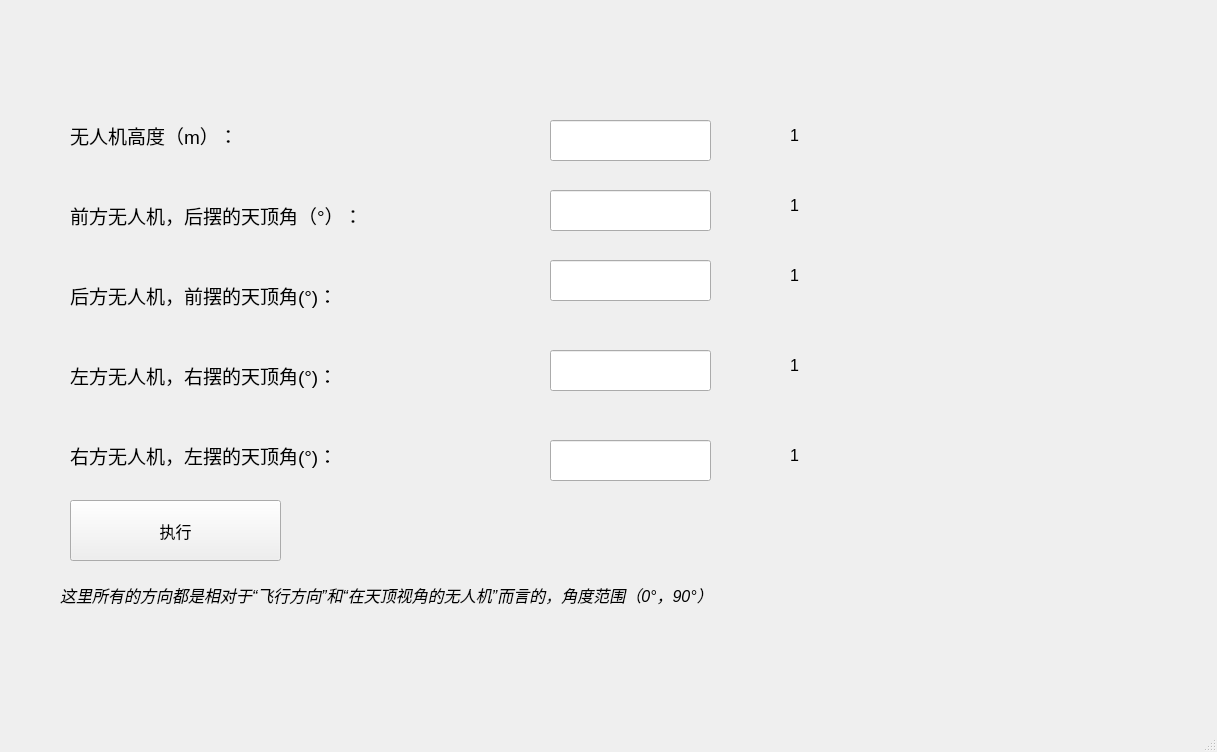
<?xml version="1.0" encoding="UTF-8"?>
<ui version="4.0">
 <class>MainWindow</class>
 <widget class="QMainWindow" name="MainWindow">
  <property name="geometry">
   <rect>
    <x>0</x>
    <y>0</y>
    <width>1217</width>
    <height>752</height>
   </rect>
  </property>
  <property name="minimumSize">
   <size>
    <width>1217</width>
    <height>752</height>
   </size>
  </property>
  <property name="maximumSize">
   <size>
    <width>1217</width>
    <height>752</height>
   </size>
  </property>
  <property name="windowTitle">
   <string>MainWindow</string>
  </property>
  <widget class="QWidget" name="centralwidget">
   <widget class="QLabel" name="label">
    <property name="geometry">
     <rect>
      <x>70</x>
      <y>110</y>
      <width>341</width>
      <height>51</height>
     </rect>
    </property>
    <property name="text">
     <string>&lt;html&gt;&lt;head/&gt;&lt;body&gt;&lt;p&gt;&lt;span style=&quot; font-size:14pt;&quot;&gt;无人机高度（m）：&lt;/span&gt;&lt;/p&gt;&lt;/body&gt;&lt;/html&gt;</string>
    </property>
   </widget>
   <widget class="QLabel" name="label_2">
    <property name="geometry">
     <rect>
      <x>70</x>
      <y>190</y>
      <width>361</width>
      <height>51</height>
     </rect>
    </property>
    <property name="text">
     <string>&lt;html&gt;&lt;head/&gt;&lt;body&gt;&lt;p&gt;&lt;span style=&quot; font-size:14pt;&quot;&gt;前方无人机，后摆的天顶角（°）：&lt;/span&gt;&lt;/p&gt;&lt;/body&gt;&lt;/html&gt;</string>
    </property>
   </widget>
   <widget class="QLabel" name="label_3">
    <property name="geometry">
     <rect>
      <x>70</x>
      <y>270</y>
      <width>341</width>
      <height>51</height>
     </rect>
    </property>
    <property name="text">
     <string>&lt;html&gt;&lt;head/&gt;&lt;body&gt;&lt;p&gt;&lt;span style=&quot; font-size:14pt;&quot;&gt;后方无人机，前摆的天顶角(°)：&lt;/span&gt;&lt;/p&gt;&lt;/body&gt;&lt;/html&gt;</string>
    </property>
   </widget>
   <widget class="QLabel" name="label_4">
    <property name="geometry">
     <rect>
      <x>70</x>
      <y>350</y>
      <width>341</width>
      <height>51</height>
     </rect>
    </property>
    <property name="text">
     <string>&lt;html&gt;&lt;head/&gt;&lt;body&gt;&lt;p&gt;&lt;span style=&quot; font-size:14pt;&quot;&gt;左方无人机，右摆的天顶角(°)：&lt;/span&gt;&lt;/p&gt;&lt;/body&gt;&lt;/html&gt;</string>
    </property>
   </widget>
   <widget class="QLabel" name="label_5">
    <property name="geometry">
     <rect>
      <x>70</x>
      <y>430</y>
      <width>341</width>
      <height>51</height>
     </rect>
    </property>
    <property name="text">
     <string>&lt;html&gt;&lt;head/&gt;&lt;body&gt;&lt;p&gt;&lt;span style=&quot; font-size:14pt;&quot;&gt;右方无人机，左摆的天顶角(°)：&lt;/span&gt;&lt;/p&gt;&lt;/body&gt;&lt;/html&gt;</string>
    </property>
   </widget>
   <widget class="QLabel" name="label_6">
    <property name="geometry">
     <rect>
      <x>60</x>
      <y>570</y>
      <width>1111</width>
      <height>51</height>
     </rect>
    </property>
    <property name="text">
     <string>&lt;html&gt;&lt;head/&gt;&lt;body&gt;&lt;p&gt;&lt;span style=&quot; font-size:12pt; font-style:italic;&quot;&gt;这里所有的方向都是相对于“飞行方向”和“在天顶视角的无人机”而言的，角度范围（0°，90°）&lt;/span&gt;&lt;/p&gt;&lt;/body&gt;&lt;/html&gt;</string>
    </property>
   </widget>
   <widget class="QLineEdit" name="lineEdit">
    <property name="geometry">
     <rect>
      <x>550</x>
      <y>120</y>
      <width>161</width>
      <height>41</height>
     </rect>
    </property>
    <property name="font">
     <font>
      <pointsize>12</pointsize>
     </font>
    </property>
   </widget>
   <widget class="QLineEdit" name="lineEdit_2">
    <property name="geometry">
     <rect>
      <x>550</x>
      <y>190</y>
      <width>161</width>
      <height>41</height>
     </rect>
    </property>
    <property name="font">
     <font>
      <pointsize>12</pointsize>
     </font>
    </property>
   </widget>
   <widget class="QLineEdit" name="lineEdit_3">
    <property name="geometry">
     <rect>
      <x>550</x>
      <y>260</y>
      <width>161</width>
      <height>41</height>
     </rect>
    </property>
    <property name="font">
     <font>
      <pointsize>12</pointsize>
     </font>
    </property>
   </widget>
   <widget class="QLineEdit" name="lineEdit_4">
    <property name="geometry">
     <rect>
      <x>550</x>
      <y>350</y>
      <width>161</width>
      <height>41</height>
     </rect>
    </property>
    <property name="font">
     <font>
      <pointsize>12</pointsize>
     </font>
    </property>
   </widget>
   <widget class="QLineEdit" name="lineEdit_5">
    <property name="geometry">
     <rect>
      <x>550</x>
      <y>440</y>
      <width>161</width>
      <height>41</height>
     </rect>
    </property>
    <property name="font">
     <font>
      <pointsize>12</pointsize>
     </font>
    </property>
   </widget>
   <widget class="QLabel" name="label_7">
    <property name="geometry">
     <rect>
      <x>790</x>
      <y>110</y>
      <width>341</width>
      <height>51</height>
     </rect>
    </property>
    <property name="font">
     <font>
      <pointsize>12</pointsize>
     </font>
    </property>
    <property name="text">
     <string>&lt;html&gt;&lt;head/&gt;&lt;body&gt;&lt;p&gt;&lt;span style=&quot; font-size:12pt;&quot;&gt;1&lt;/span&gt;&lt;/p&gt;&lt;/body&gt;&lt;/html&gt;</string>
    </property>
   </widget>
   <widget class="QLabel" name="label_8">
    <property name="geometry">
     <rect>
      <x>790</x>
      <y>180</y>
      <width>341</width>
      <height>51</height>
     </rect>
    </property>
    <property name="text">
     <string>&lt;html&gt;&lt;head/&gt;&lt;body&gt;&lt;p&gt;&lt;span style=&quot; font-size:12pt;&quot;&gt;1&lt;/span&gt;&lt;/p&gt;&lt;/body&gt;&lt;/html&gt;</string>
    </property>
   </widget>
   <widget class="QLabel" name="label_9">
    <property name="geometry">
     <rect>
      <x>790</x>
      <y>250</y>
      <width>341</width>
      <height>51</height>
     </rect>
    </property>
    <property name="text">
     <string>&lt;html&gt;&lt;head/&gt;&lt;body&gt;&lt;p&gt;&lt;span style=&quot; font-size:12pt;&quot;&gt;1&lt;/span&gt;&lt;/p&gt;&lt;/body&gt;&lt;/html&gt;</string>
    </property>
   </widget>
   <widget class="QLabel" name="label_10">
    <property name="geometry">
     <rect>
      <x>790</x>
      <y>340</y>
      <width>341</width>
      <height>51</height>
     </rect>
    </property>
    <property name="text">
     <string>&lt;html&gt;&lt;head/&gt;&lt;body&gt;&lt;p&gt;&lt;span style=&quot; font-size:12pt;&quot;&gt;1&lt;/span&gt;&lt;/p&gt;&lt;/body&gt;&lt;/html&gt;</string>
    </property>
   </widget>
   <widget class="QLabel" name="label_11">
    <property name="geometry">
     <rect>
      <x>790</x>
      <y>430</y>
      <width>341</width>
      <height>51</height>
     </rect>
    </property>
    <property name="text">
     <string>&lt;html&gt;&lt;head/&gt;&lt;body&gt;&lt;p&gt;&lt;span style=&quot; font-size:12pt;&quot;&gt;1&lt;/span&gt;&lt;/p&gt;&lt;/body&gt;&lt;/html&gt;</string>
    </property>
   </widget>
   <widget class="QPushButton" name="pushButton">
    <property name="geometry">
     <rect>
      <x>70</x>
      <y>500</y>
      <width>211</width>
      <height>61</height>
     </rect>
    </property>
    <property name="font">
     <font>
      <pointsize>12</pointsize>
     </font>
    </property>
    <property name="text">
     <string>执行</string>
    </property>
   </widget>
  </widget>
  <widget class="QMenuBar" name="menubar">
   <property name="geometry">
    <rect>
     <x>0</x>
     <y>0</y>
     <width>1217</width>
     <height>23</height>
    </rect>
   </property>
  </widget>
  <widget class="QStatusBar" name="statusbar"/>
 </widget>
 <resources/>
 <connections/>
</ui>
